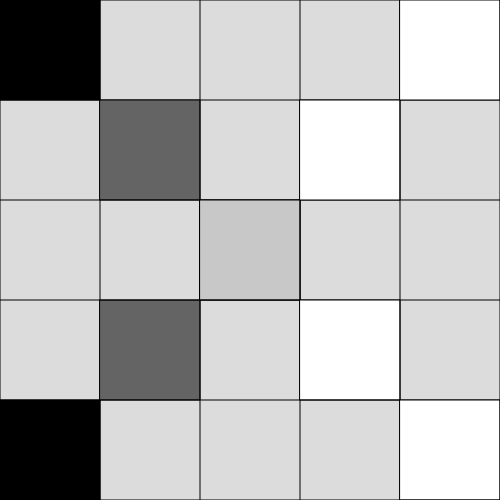
Frame 1 (no input)
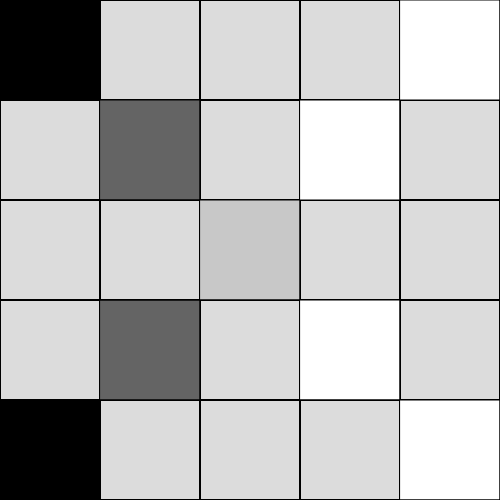
Frame 60 (no input)
Frame 120 (the mouse pressed at the canvas centre since frame 60): identical to frame 60, image omitted

The p5.js sketch that drew these frames (run headless with seeded random() and noise() and a simulated clock; from frame 60 on, the mouse is pressed at the canvas centre):

// p5.js sketch
// ── sketch.js
function setup() {
  createCanvas(500, 500);
  background(220);
}

function draw() {
  for (i = 0; i <= 500; i = i + 100) {
    line(i, 0, i, 500);
    line(0, i, 500, i);
    fill(i);
    rect(i, i, 100, 100);
    rect(i, 400 - i, 100, 100);
  }
}
